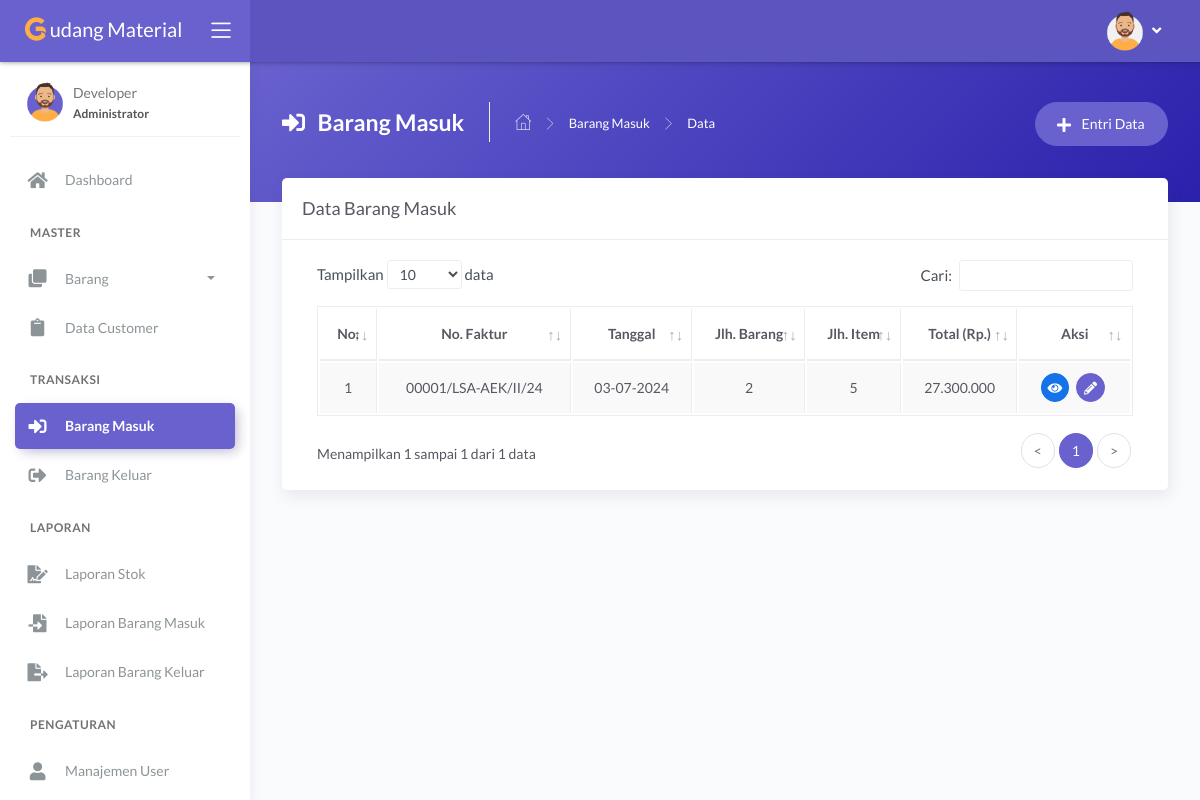
The app's page /main.php?module=barang_masuk (signed in), older data.
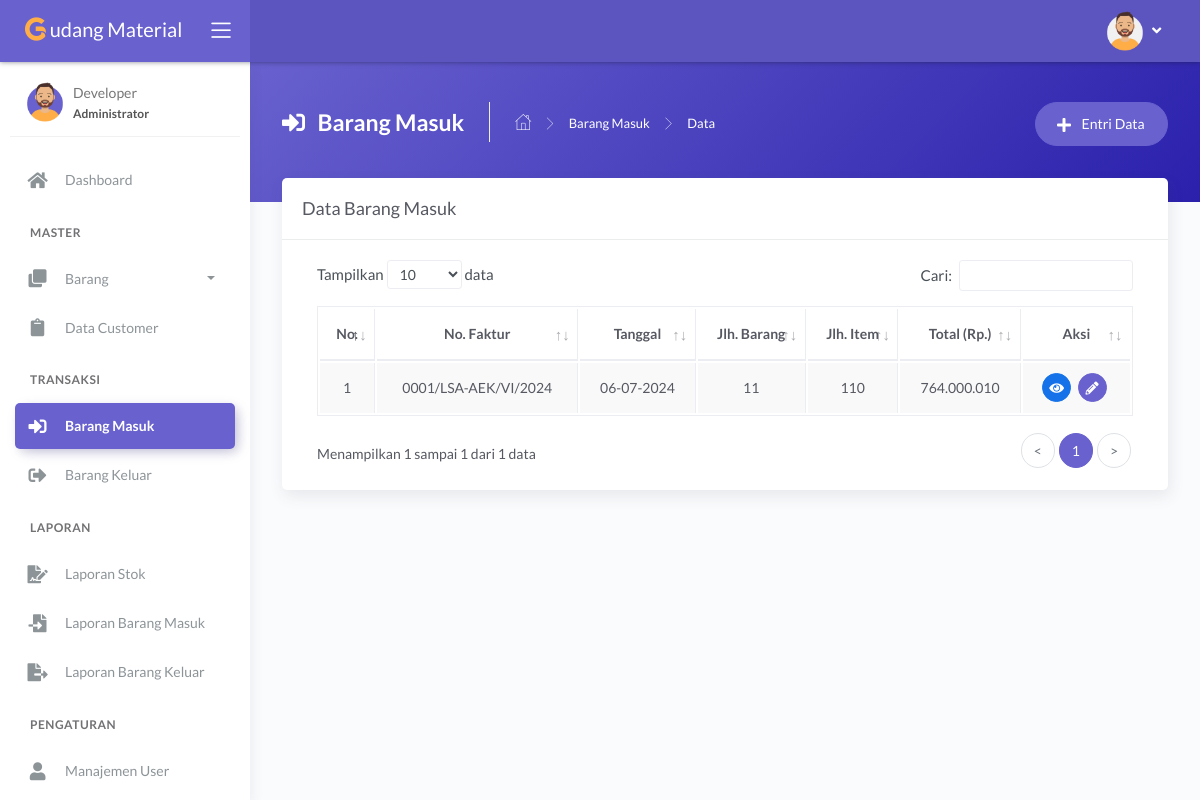
The same page, newer data.
### tables this page shows
CREATE TABLE `tbl_barang_masuk` (
  `id_transaksi` varchar(50) NOT NULL,
  `tanggal` date NOT NULL
);

### modules/barang-masuk/tampil_data.php (the view, shortened to what this page needs)
<?php
if (basename($_SERVER['PHP_SELF']) === basename(__FILE__)) {
  header('location: 404.html');
}
else {
?>
  <div class="panel-header bg-secondary-gradient">
    <div class="page-inner py-45">
      <div class="d-flex align-items-left align-items-md-top flex-column flex-md-row">
        <div class="page-header text-white">
          <h4 class="page-title text-white"><i class="fas fa-sign-in-alt mr-2"></i> Barang Masuk</h4>
          <ul class="breadcrumbs">
            <li class="nav-home"><a href="?module=dashboard"><i class="flaticon-home text-white"></i></a></li>
            <li class="separator"><i class="flaticon-right-arrow"></i></li>
            <li class="nav-item"><a href="?module=barang_masuk" class="text-white">Barang Masuk</a></li>
            <li class="separator"><i class="flaticon-right-arrow"></i></li>
            <li class="nav-item"><a>Data</a></li>
          </ul>
        </div>
        <div class="ml-md-auto py-2 py-md-0">
          <a href="?module=form_entri_barang_masuk" class="btn btn-secondary btn-round">
            <span class="btn-label"><i class="fa fa-plus mr-2"></i></span> Entri Data
          </a>
        </div>
      </div>
    </div>
  </div>
  <div class="page-inner mt--5">
    <div class="card">
      <div class="card-header">
        <div class="card-title">Data Barang Masuk</div>
      </div>
      <div class="card-body">
        <div class="table-responsive">
          <table id="basic-datatables" class="display table table-bordered table-striped table-hover">
            <thead>
              <tr>
                <th class="text-center">No.</th>
                <th class="text-center">No. Faktur</th>
                <th class="text-center">Tanggal</th>
                <th class="text-center">Jlh. Barang</th>
                <th class="text-center">Jlh. Item</th>
                <th class="text-center">Total (Rp.)</th>
                <th class="text-center">Aksi</th>
              </tr>
            </thead>
            <tbody>
            <?php
                $no = 1;
                $query = mysqli_query($mysqli, "SELECT *,
                                                IFNULL((SELECT COUNT(id_barang) FROM tbl_detail_barang_masuk dbm WHERE dbm.id_masuk = bm.id_transaksi),0) as jlh_brg,
                                                IFNULL((SELECT SUM(jumlah) FROM tbl_detail_barang_masuk dbm WHERE dbm.id_masuk = bm.id_transaksi),0) as jlh_item,
                                                IFNULL((SELECT SUM(jumlah*harga) FROM tbl_detail_barang_masuk dbm WHERE dbm.id_masuk = bm.id_transaksi),0) as total
                                                from tbl_barang_masuk bm")
                                                or die('Ada kesalahan pada query tampil data : ' . mysqli_error($mysqli));
                while ($data = mysqli_fetch_assoc($query)) { ?>
                <tr>
                  <td class="text-center"><?php echo $no++; ?></td>
                  <td class="text-center"><?php echo $data['id_transaksi']; ?></td>
                  <td class="text-center"><?php echo date('d-m-Y', strtotime($data['tanggal'])); ?></td>
                  <td class="text-center"><?php echo $data['jlh_brg'];?></td>
                  <td class="text-center"><?php echo $data['jlh_item'];?></td>
                  <td class="text-center"><?php echo number_format($data['total'],0,',','.'); ?></td>
                  <td class="text-center">
                    <div>
                      <a href="?module=detail_barang_masuk&id=<?= $data['id_transaksi'] ?>" class="btn btn-icon btn-round btn-primary btn-sm mr-md-1" data-toggle="tooltip" data-placement="top" title="Detail">
                        <i class="fas fa-eye fa-sm"></i>
                      </a>
                      <a href="?module=ubah_barang_masuk&id=<?= $data['id_transaksi'] ?>" class="btn btn-icon btn-round btn-secondary btn-sm mr-md-1" data-toggle="tooltip" data-placement="top" title="Ubah">
                        <i class="fas fa-pencil-alt fa-sm"></i>
                      </a>
                    </div>
                  </td>
                </tr>
                <?php } ?>
            </tbody>
          </table>
        </div>
      </div>
    </div>
  </div>
<?php } ?>

Row changes from the older to the newer data that the page shows:
removed tbl_barang_masuk: id_transaksi "00001/LSA-AEK/II/24", tanggal "03-07-2024", jlh_brg "2", jlh_item "5", total "27.300.000"
added tbl_barang_masuk: id_transaksi "0001/LSA-AEK/VI/2024", tanggal "06-07-2024", jlh_brg "11", jlh_item "110", total "764.000.010"
